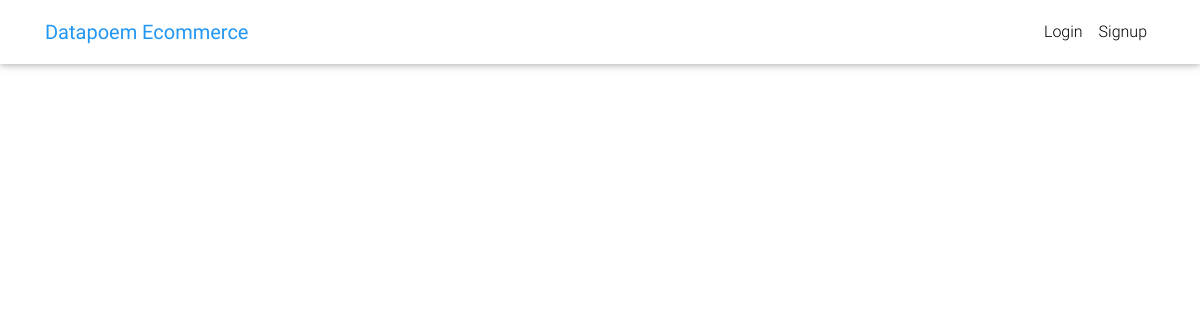
/, run on an earlier commit of the app's database.
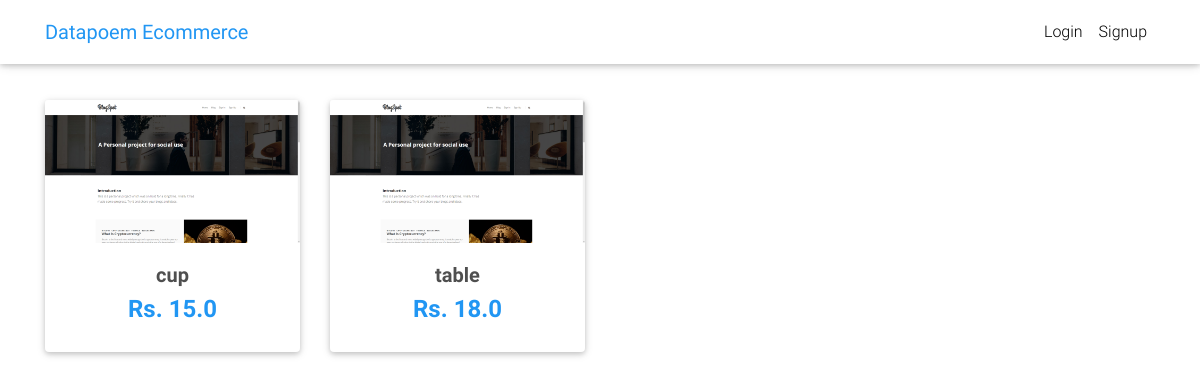
And on a later commit of the database.
### store/models.py (models this page shows, shortened)
class Item(models.Model):
    title = models.CharField(max_length=100)
    price = models.FloatField()
    description = models.TextField()
    image = models.ImageField()
    def get_absolute_url(self):
        return reverse("store:product", kwargs={
            'id': self.id
        })

### store/views.py (the view)
# urls.py: 2. Add a URL to urlpatterns:  path('', views.home, name='home')
def home(request):
    items = Item.objects.all()
    context = {
        'items': items
    }
    return render(request, 'home.html', context)

### templates/home.html (shortened to what this page needs)
{% extends "base.html" %}
{% block content %}
  <main>
    <div class="container">
      <section class="text-center mb-4">
        <div class="row wow fadeIn">
          {% for item in items %}
          <div class="col-lg-3 col-md-6 mb-4">
            <div class="card">
              <div class="view overlay">
                <img src="{{ item.image.url }}" class="card-img-top" alt="">
              </div>
              <div class="card-body text-center">
                <h5>
                  <strong>
                    <a href="{{ item.get_absolute_url }}" class="dark-grey-text">{{ item.title }}
                    </a>
                  </strong>
                </h5>
                <h4 class="font-weight-bold blue-text">
                  <strong>Rs.
                  {% if item.discount_price %}
                  {{ item.discount_price }}
                  {% else %}
                  {{ item.price }}
                  {% endif %}
                  </strong>
                </h4>
              </div>
            </div>
          </div>
          {% endfor %}
        </div>
      </section>
    </div>
  </main>
{% endblock content %}

### templates/base.html (shortened to what this page needs)
{% load static %}
<!DOCTYPE html>
<html lang="en">
<head>
  <link rel="stylesheet" href="https://use.fontawesome.com/releases/v5.8.1/css/all.css">
  <link href="{% static 'css/bootstrap.min.css' %}" rel="stylesheet">
  <link href="{% static 'css/mdb.min.css' %}" rel="stylesheet">
  <link href="{% static 'css/style.min.css' %}" rel="stylesheet">
</head>
<body>
  {% include 'navbar.html' %}
  {% block content %}
  {% endblock %}
</body>
</html>

### templates/navbar.html (shortened to what this page needs)
{% load cart_tag %}
<nav class="navbar fixed-top navbar-expand-lg navbar-light white scrolling-navbar">
  <div class="container">
    <a class="navbar-brand waves-effect" href="/">
      <strong class="blue-text">Datapoem Ecommerce</strong>
    </a>
    <div class="collapse navbar-collapse" id="navbarSupportedContent">
      <ul class="navbar-nav nav-flex-icons">
        {% if request.user.is_authenticated %}
        <li class="nav-item">
          <a href="{% url 'store:order-summary' %}" class="nav-link waves-effect">
            <span class="badge red z-depth-1 mr-1"> {{ request.user|cart_item_count }} </span>
            <i class="fas fa-shopping-cart"></i>
            <span class="clearfix d-none d-sm-inline-block"> Cart </span>
          </a>
        </li>
        <li class="nav-item">
          <a class="nav-link waves-effect" href="{% url 'account_logout' %}">
            <span class="clearfix d-none d-sm-inline-block"> Logout </span>
          </a>
        </li>
        {% else %}
        <li class="nav-item">
          <a class="nav-link waves-effect" href="{% url 'account_login' %}">
            <span class="clearfix d-none d-sm-inline-block"> Login </span>
          </a>
        </li>
        <li class="nav-item">
          <a class="nav-link waves-effect" href="{% url 'account_signup' %}">
            <span class="clearfix d-none d-sm-inline-block"> Signup </span>
          </a>
        </li>
        {% endif %}
      </ul>
    </div>
  </div>
</nav>

### templates/scripts.html (shortened to what this page needs)
{% load static %}

### templates/base.html (style rules this page uses)
html, body, header, .carousel { height: 60vh; }
main { margin-top: 100px; }

What changed in the data, as far as the page shows it:
added Item: image (picture), title "cup", price "15.0"
added Item: image (picture), title "table", price "18.0"
